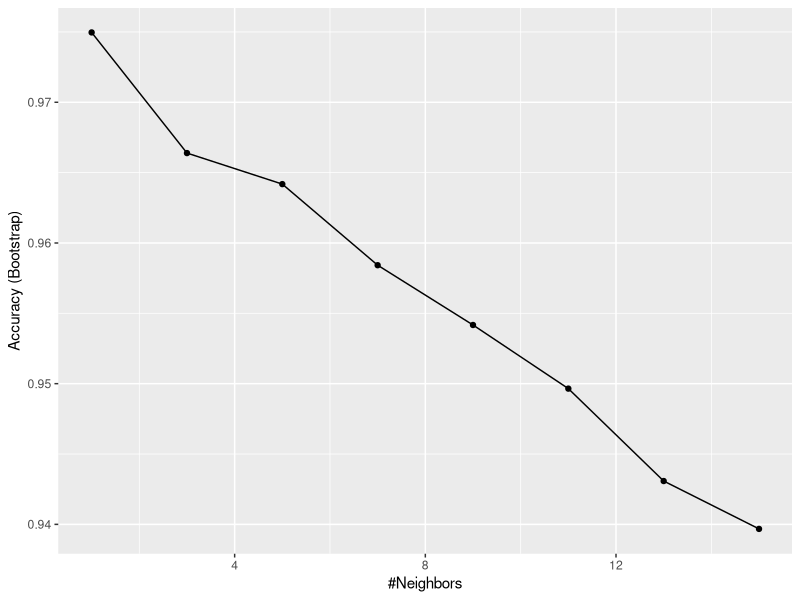
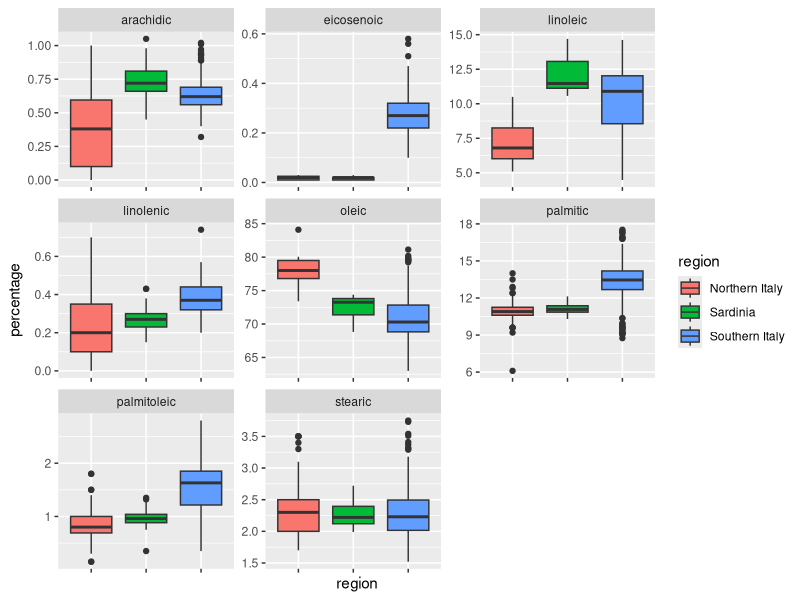
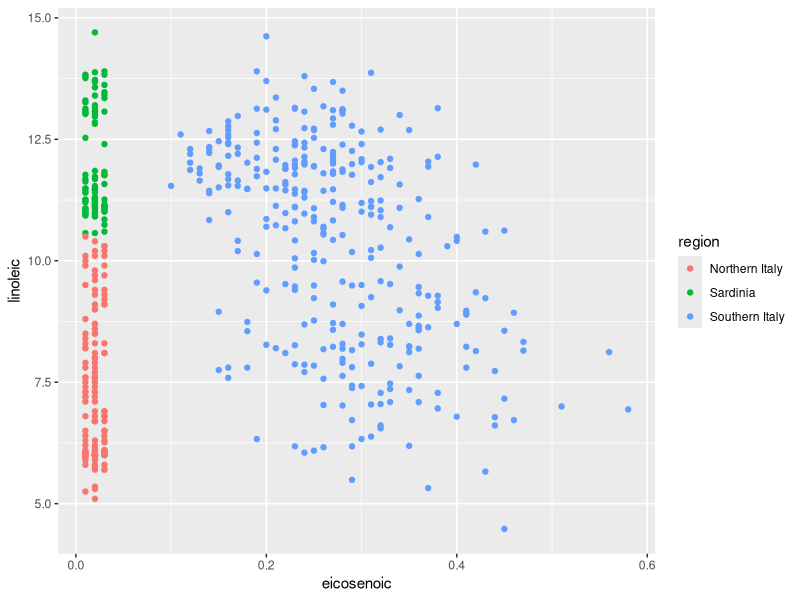
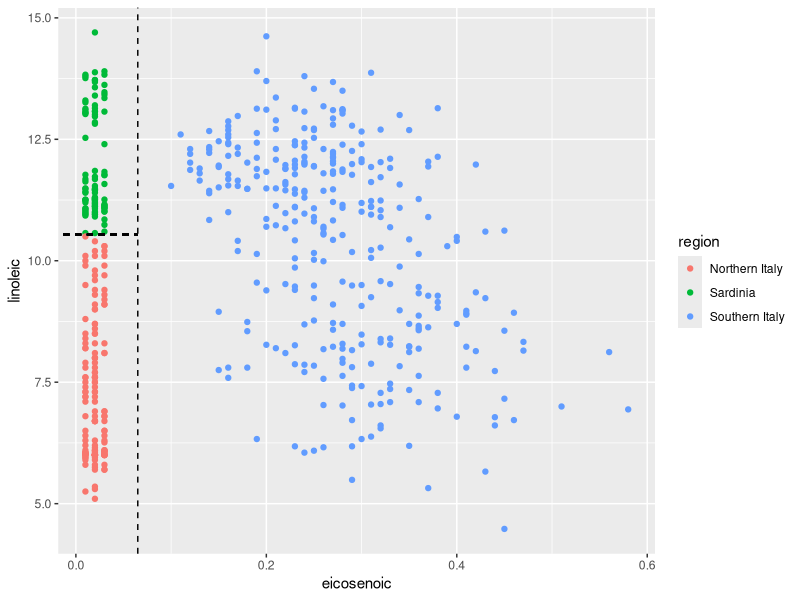
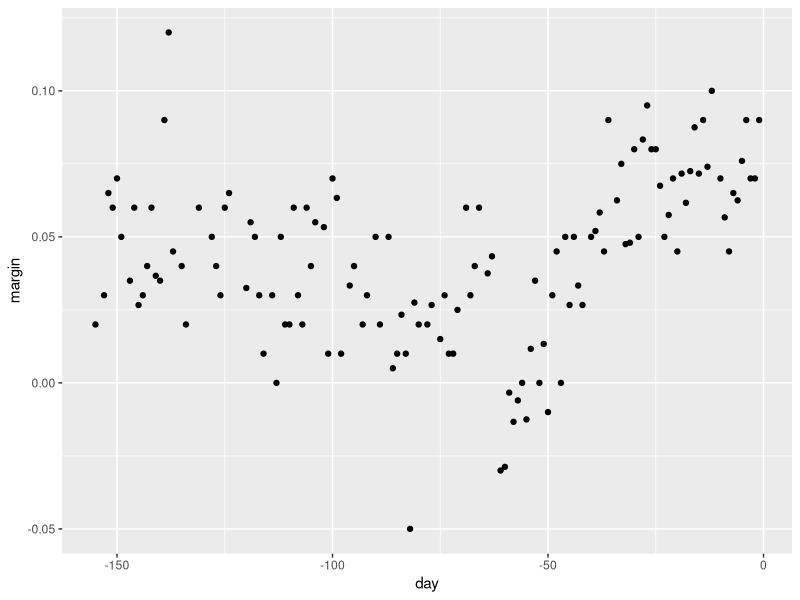
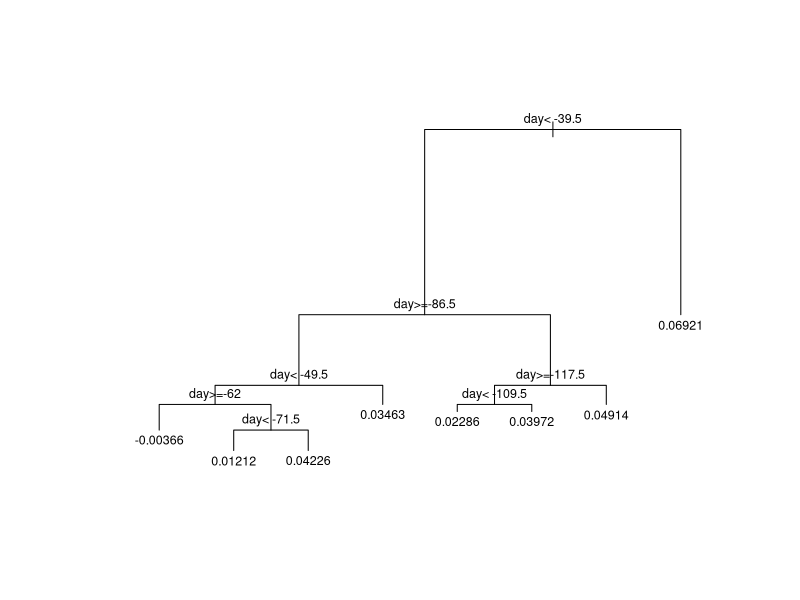
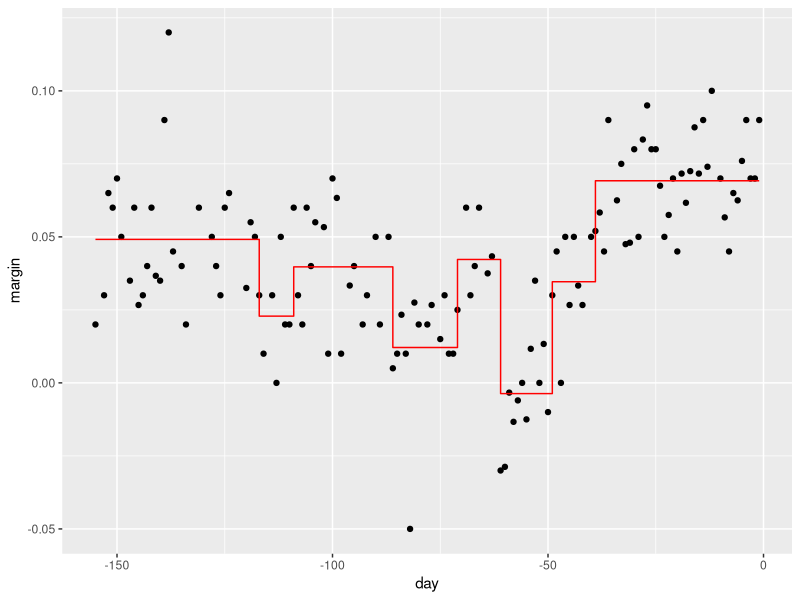
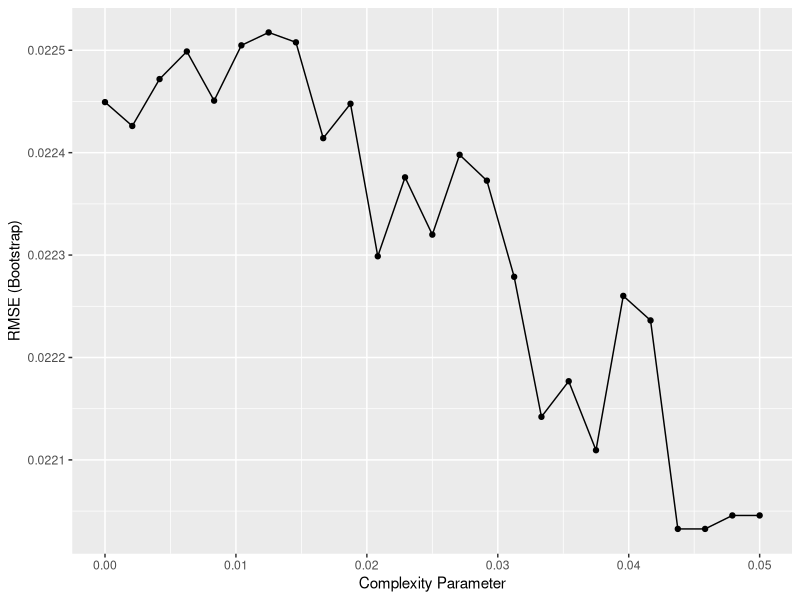

Write R code to recreate these figures, in order.
library(tidyverse)
library(dslabs)
data("olive")
olive %>% as_tibble()
table(olive$region)
olive <- select(olive, -area)

library(caret)
fit <- train(region ~ .,  method = "knn", 
             tuneGrid = data.frame(k = seq(1, 15, 2)), 
             data = olive)
ggplot(fit)

olive %>% gather(fatty_acid, percentage, -region) %>%
  ggplot(aes(region, percentage, fill = region)) +
  geom_boxplot() +
  facet_wrap(~fatty_acid, scales = "free") +
  theme(axis.text.x = element_blank())
p <- olive %>% 
  ggplot(aes(eicosenoic, linoleic, color = region)) + 
  geom_point()
p
p + geom_vline(xintercept = 0.065, lty = 2) + 
  geom_segment(x = -0.2, y = 10.54, xend = 0.065, yend = 10.54, color = "black", lty = 2)

data("polls_2008")
qplot(day, margin, data = polls_2008)

library(rpart)
fit <- rpart(margin ~ ., data = polls_2008)
plot(fit, margin = 0.1)
text(fit, cex = 0.75)
polls_2008 %>% 
  mutate(y_hat = predict(fit)) %>% 
  ggplot() +
  geom_point(aes(day, margin)) +
  geom_step(aes(day, y_hat), col="red")

library(caret)
train_rpart <- train(margin ~ ., 
                     method = "rpart",
                     tuneGrid = data.frame(cp = seq(0, 0.05, len = 25)),
                     data = polls_2008)
ggplot(train_rpart)
plot(train_rpart$finalModel, margin = 0.1)
text(train_rpart$finalModel, cex = 0.75)

polls_2008 %>% 
  mutate(y_hat = predict(train_rpart)) %>% 
  ggplot() +
  geom_point(aes(day, margin)) +
  geom_step(aes(day, y_hat), col="red")

library(rpart)
n <- 1000
sigma <- 0.25
set.seed(1)
x <- rnorm(n, 0, 1)
y <- 0.75 * x + rnorm(n, 0, sigma)
dat <- data.frame(x = x, y = y)
fit <- rpart(y ~ ., data = dat) 
plot(fit, margin=.1)
text(fit, cex = 0.75)


dat %>% 
  mutate(y_hat = predict(fit)) %>% 
  ggplot() +
  geom_point(aes(x, y)) + geom_step(aes(x, y_hat), col=2)

library(randomForest)
fit <- randomForest(y ~ x, data = dat)
dat %>% 
  mutate(y_hat = predict(fit)) %>% 
  ggplot() +
  geom_point(aes(x, y)) +
  geom_step(aes(x, y_hat), col = 2)
plot(fit)
